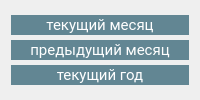
                   <widget class="QFrame" name="change_dates">
                    <layout class="QVBoxLayout" name="verticalLayout_3">
                     <property name="spacing">
                      <number>1</number>
                     </property>
                     <item>
                      <widget class="QPushButton" name="pushButton_month">
                       <property name="minimumSize">
                        <size>
                         <width>150</width>
                         <height>20</height>
                        </size>
                       </property>
                       <property name="font">
                        <font>
                         <family>Roboto</family>
                         <pointsize>11</pointsize>
                         <weight>50</weight>
                         <italic>false</italic>
                         <bold>false</bold>
                        </font>
                       </property>
                       <property name="styleSheet">
                        <string notr="true">QPushButton {
background-color: rgba(50, 98, 115, 190);
font-size: 11pt;
color: White;
border: None;
}

QPushButton::hover {
background-color: rgba(50, 98, 115, 255);
border: 2px solid rgba(92, 158, 173, 255);
}

QPushButton::pressed {
background-color: rgba(92, 158, 173, 255);
border: 1px solid rgba(255, 255, 255, 255);
}</string>
                       </property>
                       <property name="text">
                        <string>текущий месяц</string>
                       </property>
                      </widget>
                     </item>
                     <item>
                      <widget class="QPushButton" name="pushButton_previous_month">
                       <property name="minimumSize">
                        <size>
                         <width>150</width>
                         <height>20</height>
                        </size>
                       </property>
                       <property name="font">
                        <font>
                         <family>Roboto</family>
                         <pointsize>11</pointsize>
                         <weight>50</weight>
                         <italic>false</italic>
                         <bold>false</bold>
                        </font>
                       </property>
                       <property name="styleSheet">
                        <string notr="true">QPushButton {
background-color: rgba(50, 98, 115, 190);
font-size: 11pt;
color: White;
border: None;
}

QPushButton::hover {
background-color: rgba(50, 98, 115, 255);
border: 2px solid rgba(92, 158, 173, 255);
}

QPushButton::pressed {
background-color: rgba(92, 158, 173, 255);
border: 1px solid rgba(255, 255, 255, 255);
}</string>
                       </property>
                       <property name="text">
                        <string>предыдущий месяц</string>
                       </property>
                      </widget>
                     </item>
                     <item>
                      <widget class="QPushButton" name="pushButton_year">
                       <property name="minimumSize">
                        <size>
                         <width>150</width>
                         <height>20</height>
                        </size>
                       </property>
                       <property name="font">
                        <font>
                         <family>Roboto</family>
                         <pointsize>11</pointsize>
                         <weight>50</weight>
                         <italic>false</italic>
                         <bold>false</bold>
                        </font>
                       </property>
                       <property name="styleSheet">
                        <string notr="true">QPushButton {
background-color: rgba(50, 98, 115, 190);
font-size: 11pt;
color: White;
border: None;
}

QPushButton::hover {
background-color: rgba(50, 98, 115, 255);
border: 2px solid rgba(92, 158, 173, 255);
}

QPushButton::pressed {
background-color: rgba(92, 158, 173, 255);
border: 1px solid rgba(255, 255, 255, 255);
}</string>
                       </property>
                       <property name="text">
                        <string>текущий год</string>
                       </property>
                      </widget>
                     </item>
                    </layout>
                   </widget>
